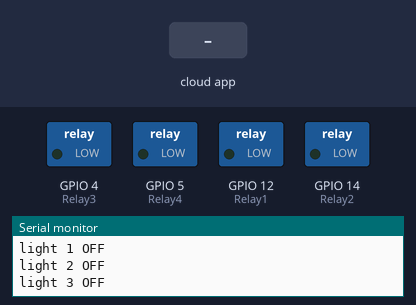
Recording of a sketch running on a simulated ESP8266 (NodeMCU). Shown: switched loads named in the sketch (green lamp = pin HIGH), the last lines printed to the serial monitor. The test bench sets the inputs (shaded band). WiFi joins after 1.5 s; servers stay silent unless stated; the Firebase database answers and starts empty.

Above: at 3.4 s.
3.5 s: the phone or cloud app sets S1 to 1
At 4.0 s:
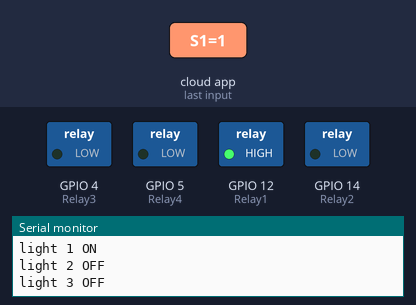
5.0 s: the phone or cloud app sets S2 to 1
At 6.2 s:
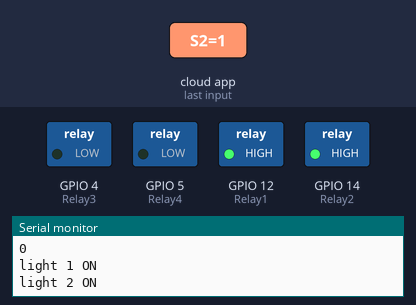
7.0 s: the phone or cloud app sets S3 to 1
At 8.4 s:
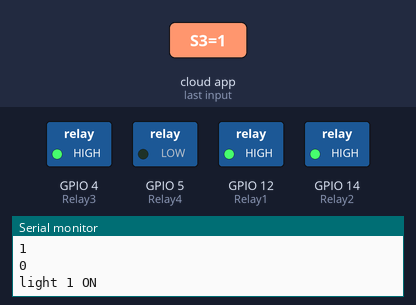
8.9 s: the phone or cloud app sets S4 to 1
At 10.6 s:
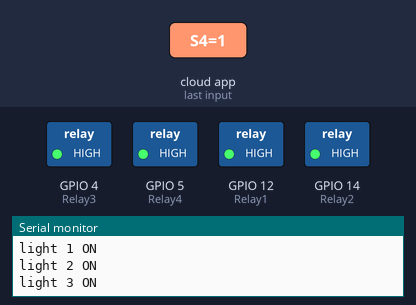
10.9 s: the phone or cloud app sets S1 to 0
At 12.5 s:
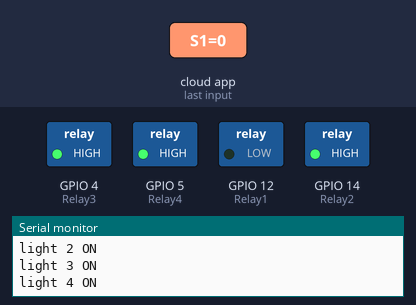
12.8 s: the phone or cloud app sets S2 to 0
At 13.8 s:
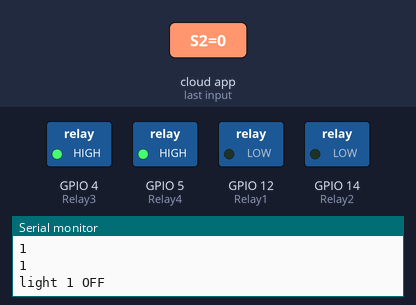
Timing chart, 0 to 15.8 s (numbered marks = the images above; inputs shaded):
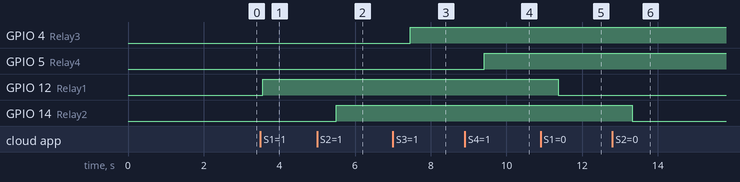

Measured:
- after the input at 3.5 s, GPIO 12 (Relay1): LOW → HIGH after 0.06 s
- after the input at 5.0 s, GPIO 14 (Relay2): LOW → HIGH after 0.51 s
- after the input at 7.0 s, GPIO 4 (Relay3): LOW → HIGH after 0.46 s
- after the input at 8.9 s, GPIO 5 (Relay4): LOW → HIGH after 0.51 s
- after the input at 10.9 s, GPIO 12 (Relay1): HIGH → LOW after 0.47 s
- after the input at 12.8 s, GPIO 14 (Relay2): HIGH → LOW after 0.52 s

The sketch:

Firebase_HomeAutomation.ino
```cpp
// The Code is modified and written by Alok Shaw, the creator of the Youtube channel : www.youtube.com/roboshala and runs an educational blog : www.roboshala.com
// Code modified by Usman for prototype of smarthomeautomationproject

#include <ESP8266WiFi.h>
#include<FirebaseArduino.h>
#define FIREBASE_HOST "myhomeauto-cd617.firebaseio.com"                     //Your Firebase Project URL goes here without "http:" , "\" and "/"
#define FIREBASE_AUTH "C8CJWvomB9BrpdKIX0hDID2vHG4G8dAeEmzocnDg"       //Your Firebase Database Secret goes here
#define WIFI_SSID "NAK-PTCL-B"                                               //your WiFi SSID for which yout NodeMCU connects
#define WIFI_PASSWORD "xylophone"                                      //Password of your wifi network

#define Relay1 12 //D6
int val1;

#define Relay2 14 //D2
int val2;

#define Relay3 4  //D1
int val3;

#define Relay4 5 //D5
int val4;

void setup()
{
  Serial.begin(115200);                                                   // Select the same baud rate if you want to see the datas on Serial Monitor
  pinMode(Relay1,OUTPUT);
  pinMode(Relay2,OUTPUT);
  pinMode(Relay3,OUTPUT);
  pinMode(Relay4,OUTPUT);

  digitalWrite(Relay1,LOW);
  digitalWrite(Relay2,LOW);
  digitalWrite(Relay3,LOW);
  digitalWrite(Relay4,LOW);


  WiFi.begin(WIFI_SSID,WIFI_PASSWORD);
  Serial.println("connecting");
  while (WiFi.status()!=WL_CONNECTED){
    Serial.print(".");
    delay(200);
  }
  Serial.println();
  Serial.print("connected:");
  Serial.println(WiFi.localIP());

  Firebase.begin(FIREBASE_HOST,FIREBASE_AUTH);
  Firebase.setInt("S1",0);                     //Here the varialbe"S1","S2","S3" and "S4" needs to be the one which is used in our Firebase and MIT App Inventor
  Firebase.setInt("S2",0);
  Firebase.setInt("S3",0);
  Firebase.setInt("S4",0);

}
void firebasereconnect()
{
  Serial.println("Trying to reconnect");
    Firebase.begin(FIREBASE_HOST, FIREBASE_AUTH);
  }

void loop()
{
  if (Firebase.failed())
      {
      Serial.print("setting number failed:");
      Serial.println(Firebase.error());
      firebasereconnect();
      return;
      }

  val1=Firebase.getString("S1").toInt();                                        //Reading the value of the varialble Status from the firebase
  Serial.println(val1);
   Serial.println(val2);
    Serial.println(val3);
     Serial.println(val4);
  if(val1==1)                                                             // If, the Status is 1, turn on the Relay1
     {
      digitalWrite(Relay1,HIGH);
      Serial.println("light 1 ON");
    }
    else if(val1==0)                                                      // If, the Status is 0, turn Off the Relay1
    {
      digitalWrite(Relay1,LOW);
      Serial.println("light 1 OFF");
    }

  val2=Firebase.getString("S2").toInt();                                        //Reading the value of the varialble Status from the firebase

  if(val2==1)                                                             // If, the Status is 1, turn on the Relay2
     {
      digitalWrite(Relay2,HIGH);
      Serial.println("light 2 ON");
    }
    else if(val2==0)                                                      // If, the Status is 0, turn Off the Relay2
    {
      digitalWrite(Relay2,LOW);
      Serial.println("light 2 OFF");
    }

   val3=Firebase.getString("S3").toInt();                                        //Reading the value of the varialble Status from the firebase

  if(val3==1)                                                             // If, the Status is 1, turn on the Relay3
     {
      digitalWrite(Relay3,HIGH);
      Serial.println("light 3 ON");
    }
    else if(val3==0)                                                      // If, the Status is 0, turn Off the Relay3
    {
      digitalWrite(Relay3,LOW);
      Serial.println("light 3 OFF");
    }

   val4=Firebase.getString("S4").toInt();                                        //Reading the value of the varialble Status from the firebase

  if(val4==1)                                                             // If, the Status is 1, turn on the Relay4
     {
      digitalWrite(Relay4,HIGH);
      Serial.println("light 4 ON");
    }
    else if(val4==0)                                                      // If, the Status is 0, turn Off the Relay4
    {
      digitalWrite(Relay4,LOW);
      Serial.println("light 4 OFF");
    }
}
```
